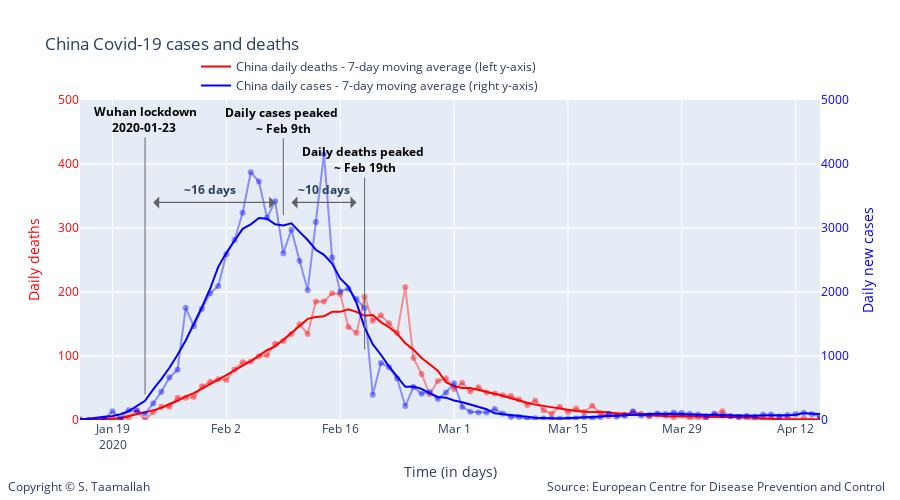

The notebook cell this image was saved under:
### Code cell
degree = 5

smooth_china_deaths = smoothTriangle(df_china['deaths'],degree)
smooth_china_cases = smoothTriangle(df_china['cases'],degree)

smooth_china_deaths_9day = smooth_9day(df_china['deaths'])
smooth_china_cases_9day = smooth_9day(df_china['cases'])



# Add traces
trace1 = go.Scatter(
        x=df_china.index, 
        y=df_china['deaths'],
        mode='lines + markers',
        name='China daily deaths (left y-axis)',
        line_color='rgba(256, 0, 0, .4)',
        showlegend=False,
)

trace11 = go.Scatter(
        x=df_china.index, 
        y=smooth_china_deaths_9day,
        mode='lines',
        name='China daily deaths - 7-day moving average (left y-axis)',
        line_color='rgba(256, 0, 0, 1)',
)


trace2 = go.Scatter(
        x=df_china.index, 
        y=df_china['cases'],
        mode='lines + markers',
        name='China daily cases (right y-axis)',
        line_color='rgba(0, 0, 256, .4)',
        showlegend=False,
        yaxis='y2'
)

trace22 = go.Scatter(
        x=df_china.index, 
        y=smooth_china_cases_9day,
        mode='lines',
        name='China daily cases - 7-day moving average (right y-axis)',
        line_color='rgba(0, 0, 256, 1)',
        yaxis='y2'
)

data = [trace1, trace11, trace2, trace22]

layout = go.Layout(
    title='China Covid-19 cases and deaths',
    legend=dict(x=.4, y=1.15, orientation="h"), 
    width=900,
    height=500,
    
    # Top left
    xaxis=dict(
        title='Time (in days)',
        range=['2020-01-15', '2020-04-15'],
    ),
    yaxis=dict(
        title='Daily deaths',
        #type='log',
        range=[0,500],
        color="red",
        anchor='x'
    ),
    yaxis2=dict(
        title = 'Daily new cases',
        color='rgba(0, 0, 256, 1)',
        #type='log',
        range=[0,5000],
        overlaying='y',
        side='right'
    ),
    
       annotations=[
        dict(
            x=1.09,
            y=-0.24,
            showarrow=False,
            text='Source: European Centre for Disease Prevention and Control',
            xref='paper',
            yref='paper'
        ),
        
        dict(
            x=-0.1,
            y=-0.24,
            showarrow=False,
            text='Copyright © S. Taamallah ',
            xref='paper',
            yref='paper'
        )
    ],
    
)



fig = go.Figure(data=data, layout=layout)

fig.add_annotation(
            x='2020-01-23',
            y=40,
            xref="x",
            yref="y",
            text="<b> Wuhan lockdown <br> 2020-01-23  </b>",
            showarrow=True,
            font=dict(
            #family="Courier New, monospace",
            size=12,
            color="black",
            ),
        align="center",
        arrowhead=0,
        arrowsize=1,
        arrowwidth=1,
        arrowcolor="#636363",
        ax=0,
        ay=-275,
)




fig.add_annotation(
            x='2020-02-09',
            y=320,
            text="<b>Daily cases peaked <br> ~ Feb 9th </b>",
            showarrow=True,
            font=dict(
            #family="Courier New, monospace",
            size=12,
            color="black",
            ),
        align="center",
        arrowhead=0,
        arrowsize=1,
        arrowwidth=1,
        arrowcolor="#636363",
        ax=0,
        ay=-95,
)


fig.add_annotation(
            x='2020-02-19',
            y=110,
            text="<b>Daily deaths peaked <br> ~ Feb 19th </b>",
            showarrow=True,
            font=dict(
            #family="Courier New, monospace",
            size=12,
            color="black",
            ),
        align="center",
        arrowhead=0,
        arrowsize=1,
        arrowwidth=1,
        arrowcolor="#636363",
        ax=0,
        ay=-190,
)

fig.add_annotation(
            x='2020-02-10',
            y=340,
            text="",
            showarrow=True,
            font=dict(
            #family="Courier New, monospace",
            size=12,
            color="black",
            ),
        align="center",
        arrowhead=1,
        arrowsize=2,
        arrowwidth=1,
        arrowcolor="#636363",
        ax=65,
        ay=0,
)

fig.add_annotation(
            x='2020-02-18',
            y=340,
            text="",
            showarrow=True,
            font=dict(
            #family="Courier New, monospace",
            size=12,
            color="black",
            ),
        align="center",
        arrowhead=1,
        arrowsize=2,
        arrowwidth=1,
        arrowcolor="#636363",
        ax=-65,
        ay=0,
)

fig.add_annotation(
            x='2020-02-14',
            y=360,
            text="<b> ~10 days </b>",
            showarrow=False,
)

fig.add_annotation(
            x='2020-01-24',
            y=340,
            text="",
            showarrow=True,
            font=dict(
            #family="Courier New, monospace",
            size=12,
            color="black",
            ),
        align="center",
        arrowhead=1,
        arrowsize=2,
        arrowwidth=1,
        arrowcolor="#636363",
        ax=120,
        ay=0,
)

fig.add_annotation(
            x='2020-02-08',
            y=340,
            text="",
            showarrow=True,
            font=dict(
            #family="Courier New, monospace",
            size=12,
            color="black",
            ),
        align="center",
        arrowhead=1,
        arrowsize=2,
        arrowwidth=1,
        arrowcolor="#636363",
        ax=-120,
        ay=0,
)


fig.add_annotation(
            x='2020-01-31',
            y=360,
            text="<b> ~16 days </b>",
            showarrow=False,
)

fig.show()

from plotly.offline import plot
plot(fig, filename="STaamallah_covid19_analysis_chart_2_20200426.html", auto_open = False)

### Figure 1 — Plotly figure (JSON) as saved in the notebook; plotly's stock layout.template omitted (floating-point values rounded to 4 significant figures)
{"data": [{"line": {"color": "rgba(256, 0, 0, .4)"}, "mode": "lines+markers", "name": "China daily deaths (left y-axis)", "showlegend": false, "type": "scatter", "x": ["2020-04-26T00:00:00", "2020-04-25T00:00:00", "2020-04-24T00:00:00", "2020-04-23T00:00:00", "2020-04-22T00:00:00", "2020-04-21T00:00:00", "2020-04-20T00:00:00", "2020-04-19T00:00:00", "2020-04-18T00:00:00", "2020-04-17T00:00:00", "2020-04-16T00:00:00", "2020-04-15T00:00:00", "2020-04-14T00:00:00", "2020-04-13T00:00:00", "2020-04-12T00:00:00", "2020-04-11T00:00:00", "2020-04-10T00:00:00", "2020-04-09T00:00:00", "2020-04-08T00:00:00", "2020-04-07T00:00:00", "2020-04-06T00:00:00", "2020-04-05T00:00:00", "2020-04-04T00:00:00", "2020-04-03T00:00:00", "2020-04-02T00:00:00", "2020-04-01T00:00:00", "2020-03-31T00:00:00", "2020-03-30T00:00:00", "2020-03-29T00:00:00", "2020-03-28T00:00:00", "2020-03-27T00:00:00", "2020-03-26T00:00:00", "2020-03-25T00:00:00", "2020-03-24T00:00:00", "2020-03-23T00:00:00", "2020-03-22T00:00:00", "2020-03-21T00:00:00", "2020-03-20T00:00:00", "2020-03-19T00:00:00", "2020-03-18T00:00:00", "2020-03-17T00:00:00", "2020-03-16T00:00:00", "2020-03-15T00:00:00", "2020-03-14T00:00:00", "2020-03-13T00:00:00", "2020-03-12T00:00:00", "2020-03-11T00:00:00", "2020-03-10T00:00:00", "2020-03-09T00:00:00", "2020-03-08T00:00:00", "2020-03-07T00:00:00", "2020-03-06T00:00:00", "2020-03-05T00:00:00", "2020-03-04T00:00:00", "2020-03-03T00:00:00", "2020-03-02T00:00:00", "2020-03-01T00:00:00", "2020-02-29T00:00:00", "2020-02-28T00:00:00", "2020-02-27T00:00:00", "2020-02-26T00:00:00", "2020-02-25T00:00:00", "2020-02-24T00:00:00", "2020-02-23T00:00:00", "2020-02-22T00:00:00", "2020-02-21T00:00:00", "2020-02-20T00:00:00", "2020-02-19T00:00:00", "2020-02-18T00:00:00", "2020-02-17T00:00:00", "2020-02-16T00:00:00", "2020-02-15T00:00:00", "2020-02-14T00:00:00", "2020-02-13T00:00:00", "2020-02-12T00:00:00", "2020-02-11T00:00:00", "2020-02-10T00:00:00", "2020-02-09T00:00:00", "2020-02-08T00:00:00", "2020-02-07T00:00:00", "2020-02-06T00:00:00", "2020-02-05T00:00:00", "2020-02-04T00:00:00", "2020-02-03T00:00:00", "2020-02-02T00:00:00", "2020-02-01T00:00:00", "2020-01-31T00:00:00", "2020-01-30T00:00:00", "2020-01-29T00:00:00", "2020-01-28T00:00:00", "2020-01-27T00:00:00", "2020-01-26T00:00:00", "2020-01-25T00:00:00", "2020-01-24T00:00:00", "2020-01-23T00:00:00", "2020-01-22T00:00:00", "2020-01-21T00:00:00", "2020-01-20T00:00:00", "2020-01-19T00:00:00", "2020-01-18T00:00:00", "2020-01-17T00:00:00", "2020-01-16T00:00:00", "2020-01-15T00:00:00", "2020-01-14T00:00:00", "2020-01-13T00:00:00", "2020-01-12T00:00:00", "2020-01-11T00:00:00", "2020-01-10T00:00:00", "2020-01-09T00:00:00", "2020-01-08T00:00:00", "2020-01-07T00:00:00", "2020-01-06T00:00:00", "2020-01-05T00:00:00", "2020-01-04T00:00:00", "2020-01-03T00:00:00", "2020-01-02T00:00:00", "2020-01-01T00:00:00", "2019-12-31T00:00:00"], "y": [0, 0, 0, 0, 0, 0, 0, 0, 0, 0, 0, 1.386, 0, 2.771, 0, 4.157, 1.386, 2.771, 2.771, 0, 2.771, 4.157, 5.542, 13.86, 8.313, 1.386, 4.157, 2.771, 6.928, 4.157, 6.928, 8.313, 5.542, 9.699, 12.47, 8.313, 8.313, 5.542, 11.08, 22.17, 12.47, 18.01, 12.47, 20.78, 9.699, 15.24, 30.48, 23.55, 31.87, 37.41, 38.79, 41.57, 42.95, 51.26, 44.34, 58.19, 48.49, 65.12, 60.96, 40.18, 72.05, 96.99, 207.8, 135.8, 151.0, 163.5, 155.2, 192.6, 135.8, 145.5, 196.7, 198.1, 185.0, 185.0, 134.4, 149.6, 134.4, 123.3, 119.2, 101.1, 99.76, 91.45, 90.06, 78.98, 62.35, 63.73, 59.58, 52.65, 36.02, 34.64, 34.64, 20.78, 20.78, 12.47, 0, 15.24, 4.157, 0, 1.386, 0, 0, 0, 1.386, 0, 0, 0, 1.386, 0, 0, 0, 0, 0, 0, 0, 0, 0, 0, 0]}, {"line": {"color": "rgba(256, 0, 0, 1)"}, "mode": "lines", "name": "China daily deaths - 7-day moving average (left y-axis)", "type": "scatter", "x": ["2020-04-26T00:00:00", "2020-04-25T00:00:00", "2020-04-24T00:00:00", "2020-04-23T00:00:00", "2020-04-22T00:00:00", "2020-04-21T00:00:00", "2020-04-20T00:00:00", "2020-04-19T00:00:00", "2020-04-18T00:00:00", "2020-04-17T00:00:00", "2020-04-16T00:00:00", "2020-04-15T00:00:00", "2020-04-14T00:00:00", "2020-04-13T00:00:00", "2020-04-12T00:00:00", "2020-04-11T00:00:00", "2020-04-10T00:00:00", "2020-04-09T00:00:00", "2020-04-08T00:00:00", "2020-04-07T00:00:00", "2020-04-06T00:00:00", "2020-04-05T00:00:00", "2020-04-04T00:00:00", "2020-04-03T00:00:00", "2020-04-02T00:00:00", "2020-04-01T00:00:00", "2020-03-31T00:00:00", "2020-03-30T00:00:00", "2020-03-29T00:00:00", "2020-03-28T00:00:00", "2020-03-27T00:00:00", "2020-03-26T00:00:00", "2020-03-25T00:00:00", "2020-03-24T00:00:00", "2020-03-23T00:00:00", "2020-03-22T00:00:00", "2020-03-21T00:00:00", "2020-03-20T00:00:00", "2020-03-19T00:00:00", "2020-03-18T00:00:00", "2020-03-17T00:00:00", "2020-03-16T00:00:00", "2020-03-15T00:00:00", "2020-03-14T00:00:00", "2020-03-13T00:00:00", "2020-03-12T00:00:00", "2020-03-11T00:00:00", "2020-03-10T00:00:00", "2020-03-09T00:00:00", "2020-03-08T00:00:00", "2020-03-07T00:00:00", "2020-03-06T00:00:00", "2020-03-05T00:00:00", "2020-03-04T00:00:00", "2020-03-03T00:00:00", "2020-03-02T00:00:00", "2020-03-01T00:00:00", "2020-02-29T00:00:00", "2020-02-28T00:00:00", "2020-02-27T00:00:00", "2020-02-26T00:00:00", "2020-02-25T00:00:00", "2020-02-24T00:00:00", "2020-02-23T00:00:00", "2020-02-22T00:00:00", "2020-02-21T00:00:00", "2020-02-20T00:00:00", "2020-02-19T00:00:00", "2020-02-18T00:00:00", "2020-02-17T00:00:00", "2020-02-16T00:00:00", "2020-02-15T00:00:00", "2020-02-14T00:00:00", "2020-02-13T00:00:00", "2020-02-12T00:00:00", "2020-02-11T00:00:00", "2020-02-10T00:00:00", "2020-02-09T00:00:00", "2020-02-08T00:00:00", "2020-02-07T00:00:00", "2020-02-06T00:00:00", "2020-02-05T00:00:00", "2020-02-04T00:00:00", "2020-02-03T00:00:00", "2020-02-02T00:00:00", "2020-02-01T00:00:00", "2020-01-31T00:00:00", "2020-01-30T00:00:00", "2020-01-29T00:00:00", "2020-01-28T00:00:00", "2020-01-27T00:00:00", "2020-01-26T00:00:00", "2020-01-25T00:00:00", "2020-01-24T00:00:00", "2020-01-23T00:00:00", "2020-01-22T00:00:00", "2020-01-21T00:00:00", "2020-01-20T00:00:00", "2020-01-19T00:00:00", "2020-01-18T00:00:00", "2020-01-17T00:00:00", "2020-01-16T00:00:00", "2020-01-15T00:00:00", "2020-01-14T00:00:00", "2020-01-13T00:00:00", "2020-01-12T00:00:00", "2020-01-11T00:00:00", "2020-01-10T00:00:00", "2020-01-09T00:00:00", "2020-01-08T00:00:00", "2020-01-07T00:00:00", "2020-01-06T00:00:00", "2020-01-05T00:00:00", "2020-01-04T00:00:00", "2020-01-03T00:00:00", "2020-01-02T00:00:00", "2020-01-01T00:00:00", "2019-12-31T00:00:00"], "y": [0, 0, 0, 0, 0, 0, 0, 0, 0, 0, 0, 0, 1, 1, 1, 1, 1, 2, 2, 4, 4, 4, 4, 4, 5, 5, 6, 6, 5, 5, 6, 7, 7, 7, 8, 10, 10, 12, 12, 13, 13, 14, 16, 18, 19, 22, 24, 27, 30, 34, 38, 41, 43, 47, 50, 50, 53, 59, 77, 87, 97, 110, 120, 135, 145, 153, 164, 163, 169, 173, 169, 169, 162, 161, 158, 147, 136, 126, 115, 109, 100, 92, 85, 77, 70, 63, 56, 49, 42, 37, 30, 25, 19, 15, 12, 8, 6, 3, 2, 2, 0, 0, 0, 0, 0, 0, 0, 0, 0, 0, 0, 0, 0, 0, 0, 0, 0, 0]}, {"line": {"color": "rgba(0, 0, 256, .4)"}, "mode": "lines+markers", "name": "China daily cases (right y-axis)", "showlegend": false, "type": "scatter", "x": ["2020-04-26T00:00:00", "2020-04-25T00:00:00", "2020-04-24T00:00:00", "2020-04-23T00:00:00", "2020-04-22T00:00:00", "2020-04-21T00:00:00", "2020-04-20T00:00:00", "2020-04-19T00:00:00", "2020-04-18T00:00:00", "2020-04-17T00:00:00", "2020-04-16T00:00:00", "2020-04-15T00:00:00", "2020-04-14T00:00:00", "2020-04-13T00:00:00", "2020-04-12T00:00:00", "2020-04-11T00:00:00", "2020-04-10T00:00:00", "2020-04-09T00:00:00", "2020-04-08T00:00:00", "2020-04-07T00:00:00", "2020-04-06T00:00:00", "2020-04-05T00:00:00", "2020-04-04T00:00:00", "2020-04-03T00:00:00", "2020-04-02T00:00:00", "2020-04-01T00:00:00", "2020-03-31T00:00:00", "2020-03-30T00:00:00", "2020-03-29T00:00:00", "2020-03-28T00:00:00", "2020-03-27T00:00:00", "2020-03-26T00:00:00", "2020-03-25T00:00:00", "2020-03-24T00:00:00", "2020-03-23T00:00:00", "2020-03-22T00:00:00", "2020-03-21T00:00:00", "2020-03-20T00:00:00", "2020-03-19T00:00:00", "2020-03-18T00:00:00", "2020-03-17T00:00:00", "2020-03-16T00:00:00", "2020-03-15T00:00:00", "2020-03-14T00:00:00", "2020-03-13T00:00:00", "2020-03-12T00:00:00", "2020-03-11T00:00:00", "2020-03-10T00:00:00", "2020-03-09T00:00:00", "2020-03-08T00:00:00", "2020-03-07T00:00:00", "2020-03-06T00:00:00", "2020-03-05T00:00:00", "2020-03-04T00:00:00", "2020-03-03T00:00:00", "2020-03-02T00:00:00", "2020-03-01T00:00:00", "2020-02-29T00:00:00", "2020-02-28T00:00:00", "2020-02-27T00:00:00", "2020-02-26T00:00:00", "2020-02-25T00:00:00", "2020-02-24T00:00:00", "2020-02-23T00:00:00", "2020-02-22T00:00:00", "2020-02-21T00:00:00", "2020-02-20T00:00:00", "2020-02-19T00:00:00", "2020-02-18T00:00:00", "2020-02-17T00:00:00", "2020-02-16T00:00:00", "2020-02-15T00:00:00", "2020-02-14T00:00:00", "2020-02-13T00:00:00", "2020-02-12T00:00:00", "2020-02-11T00:00:00", "2020-02-10T00:00:00", "2020-02-09T00:00:00", "2020-02-08T00:00:00", "2020-02-07T00:00:00", "2020-02-06T00:00:00", "2020-02-05T00:00:00", "2020-02-04T00:00:00", "2020-02-03T00:00:00", "2020-02-02T00:00:00", "2020-02-01T00:00:00", "2020-01-31T00:00:00", "2020-01-30T00:00:00", "2020-01-29T00:00:00", "2020-01-28T00:00:00", "2020-01-27T00:00:00", "2020-01-26T00:00:00", "2020-01-25T00:00:00", "2020-01-24T00:00:00", "2020-01-23T00:00:00", "2020-01-22T00:00:00", "2020-01-21T00:00:00", "2020-01-20T00:00:00", "2020-01-19T00:00:00", "2020-01-18T00:00:00", "2020-01-17T00:00:00", "2020-01-16T00:00:00", "2020-01-15T00:00:00", "2020-01-14T00:00:00", "2020-01-13T00:00:00", "2020-01-12T00:00:00", "2020-01-11T00:00:00", "2020-01-10T00:00:00", "2020-01-09T00:00:00", "2020-01-08T00:00:00", "2020-01-07T00:00:00", "2020-01-06T00:00:00", "2020-01-05T00:00:00", "2020-01-04T00:00:00", "2020-01-03T00:00:00", "2020-01-02T00:00:00", "2020-01-01T00:00:00", "2019-12-31T00:00:00"], "y": [10, 15, 8, 12, 15, 32, 14, 18, 31, 352, 50, 49, 94, 112, 93, 79, 55, 86, 86, 56, 67, 48, 62, 70, 100, 54, 84, 98, 113, 119, 94, 102, 78, 69, 138, 65, 52, 99, 44, 23, 43, 25, 22, 19, 22, 24, 29, 20, 45, 46, 101, 170, 117, 119, 127, 205, 574, 428, 329, 439, 410, 515, 218, 647, 826, 891, 394, 1750, 1890, 2052, 2007, 2538, 4156, 3092, 2028, 2490, 2974, 2607, 3418, 3160, 3727, 3872, 3237, 2812, 2590, 2095, 1980, 1740, 1466, 1753, 787, 665, 441, 259, 97, 140, 151, 19, 136, 17, 4, 0, 0, 0, 0, 0, 0, 0, 0, 0, 0, 0, 15, 0, 17, 0, 0, 27], "yaxis": "y2"}, {"line": {"color": "rgba(0, 0, 256, 1)"}, "mode": "lines", "name": "China daily cases - 7-day moving average (right y-axis)", "type": "scatter", "x": ["2020-04-26T00:00:00", "2020-04-25T00:00:00", "2020-04-24T00:00:00", "2020-04-23T00:00:00", "2020-04-22T00:00:00", "2020-04-21T00:00:00", "2020-04-20T00:00:00", "2020-04-19T00:00:00", "2020-04-18T00:00:00", "2020-04-17T00:00:00", "2020-04-16T00:00:00", "2020-04-15T00:00:00", "2020-04-14T00:00:00", "2020-04-13T00:00:00", "2020-04-12T00:00:00", "2020-04-11T00:00:00", "2020-04-10T00:00:00", "2020-04-09T00:00:00", "2020-04-08T00:00:00", "2020-04-07T00:00:00", "2020-04-06T00:00:00", "2020-04-05T00:00:00", "2020-04-04T00:00:00", "2020-04-03T00:00:00", "2020-04-02T00:00:00", "2020-04-01T00:00:00", "2020-03-31T00:00:00", "2020-03-30T00:00:00", "2020-03-29T00:00:00", "2020-03-28T00:00:00", "2020-03-27T00:00:00", "2020-03-26T00:00:00", "2020-03-25T00:00:00", "2020-03-24T00:00:00", "2020-03-23T00:00:00", "2020-03-22T00:00:00", "2020-03-21T00:00:00", "2020-03-20T00:00:00", "2020-03-19T00:00:00", "2020-03-18T00:00:00", "2020-03-17T00:00:00", "2020-03-16T00:00:00", "2020-03-15T00:00:00", "2020-03-14T00:00:00", "2020-03-13T00:00:00", "2020-03-12T00:00:00", "2020-03-11T00:00:00", "2020-03-10T00:00:00", "2020-03-09T00:00:00", "2020-03-08T00:00:00", "2020-03-07T00:00:00", "2020-03-06T00:00:00", "2020-03-05T00:00:00", "2020-03-04T00:00:00", "2020-03-03T00:00:00", "2020-03-02T00:00:00", "2020-03-01T00:00:00", "2020-02-29T00:00:00", "2020-02-28T00:00:00", "2020-02-27T00:00:00", "2020-02-26T00:00:00", "2020-02-25T00:00:00", "2020-02-24T00:00:00", "2020-02-23T00:00:00", "2020-02-22T00:00:00", "2020-02-21T00:00:00", "2020-02-20T00:00:00", "2020-02-19T00:00:00", "2020-02-18T00:00:00", "2020-02-17T00:00:00", "2020-02-16T00:00:00", "2020-02-15T00:00:00", "2020-02-14T00:00:00", "2020-02-13T00:00:00", "2020-02-12T00:00:00", "2020-02-11T00:00:00", "2020-02-10T00:00:00", "2020-02-09T00:00:00", "2020-02-08T00:00:00", "2020-02-07T00:00:00", "2020-02-06T00:00:00", "2020-02-05T00:00:00", "2020-02-04T00:00:00", "2020-02-03T00:00:00", "2020-02-02T00:00:00", "2020-02-01T00:00:00", "2020-01-31T00:00:00", "2020-01-30T00:00:00", "2020-01-29T00:00:00", "2020-01-28T00:00:00", "2020-01-27T00:00:00", "2020-01-26T00:00:00", "2020-01-25T00:00:00", "2020-01-24T00:00:00", "2020-01-23T00:00:00", "2020-01-22T00:00:00", "2020-01-21T00:00:00", "2020-01-20T00:00:00", "2020-01-19T00:00:00", "2020-01-18T00:00:00", "2020-01-17T00:00:00", "2020-01-16T00:00:00", "2020-01-15T00:00:00", "2020-01-14T00:00:00", "2020-01-13T00:00:00", "2020-01-12T00:00:00", "2020-01-11T00:00:00", "2020-01-10T00:00:00", "2020-01-09T00:00:00", "2020-01-08T00:00:00", "2020-01-07T00:00:00", "2020-01-06T00:00:00", "2020-01-05T00:00:00", "2020-01-04T00:00:00", "2020-01-03T00:00:00", "2020-01-02T00:00:00", "2020-01-01T00:00:00", "2019-12-31T00:00:00"], "y": [11, 11.25, 12, 15.33, 17, 55, 59, 63, 72, 83, 90, 97, 101, 107, 78, 78, 80, 75, 70, 67, 70, 69, 69, 71, 77, 83, 88, 92, 93, 90, 99, 97, 92, 90, 82, 74, 67, 62, 56, 43, 38, 35, 27, 25, 27, 28, 36, 52, 63, 74, 86, 105, 167, 209, 241, 278, 305, 349, 360, 418, 487, 522, 518, 676, 837, 1020, 1186, 1443, 1833, 2085, 2211, 2444, 2580, 2660, 2812, 2940, 3072, 3040, 3057, 3144, 3155, 3057, 2987, 2801, 2613, 2393, 2051, 1765, 1501, 1242, 1020, 816, 639, 479, 299, 213, 140, 91, 62, 51, 36, 19, 17, 2, 0, 0, 0, 0, 1, 1, 3, 3, 3, 0, 7, 5.4, 11, 9], "yaxis": "y2"}], "layout": {"annotations": [{"showarrow": false, "text": "Source: European Centre for Disease Prevention and Control", "x": 1.09, "xref": "paper", "y": -0.24, "yref": "paper"}, {"showarrow": false, "text": "Copyright © S. Taamallah ", "x": -0.1, "xref": "paper", "y": -0.24, "yref": "paper"}, {"align": "center", "arrowcolor": "#636363", "arrowhead": 0, "arrowsize": 1, "arrowwidth": 1, "ax": 0, "ay": -275, "font": {"color": "black", "size": 12}, "showarrow": true, "text": "<b> Wuhan lockdown <br> 2020-01-23  </b>", "x": "2020-01-23", "xref": "x", "y": 40, "yref": "y"}, {"align": "center", "arrowcolor": "#636363", "arrowhead": 0, "arrowsize": 1, "arrowwidth": 1, "ax": 0, "ay": -95, "font": {"color": "black", "size": 12}, "showarrow": true, "text": "<b>Daily cases peaked <br> ~ Feb 9th </b>", "x": "2020-02-09", "y": 320}, {"align": "center", "arrowcolor": "#636363", "arrowhead": 0, "arrowsize": 1, "arrowwidth": 1, "ax": 0, "ay": -190, "font": {"color": "black", "size": 12}, "showarrow": true, "text": "<b>Daily deaths peaked <br> ~ Feb 19th </b>", "x": "2020-02-19", "y": 110}, {"align": "center", "arrowcolor": "#636363", "arrowhead": 1, "arrowsize": 2, "arrowwidth": 1, "ax": 65, "ay": 0, "font": {"color": "black", "size": 12}, "showarrow": true, "text": "", "x": "2020-02-10", "y": 340}, {"align": "center", "arrowcolor": "#636363", "arrowhead": 1, "arrowsize": 2, "arrowwidth": 1, "ax": -65, "ay": 0, "font": {"color": "black", "size": 12}, "showarrow": true, "text": "", "x": "2020-02-18", "y": 340}, {"showarrow": false, "text": "<b> ~10 days </b>", "x": "2020-02-14", "y": 360}, {"align": "center", "arrowcolor": "#636363", "arrowhead": 1, "arrowsize": 2, "arrowwidth": 1, "ax": 120, "ay": 0, "font": {"color": "black", "size": 12}, "showarrow": true, "text": "", "x": "2020-01-24", "y": 340}, {"align": "center", "arrowcolor": "#636363", "arrowhead": 1, "arrowsize": 2, "arrowwidth": 1, "ax": -120, "ay": 0, "font": {"color": "black", "size": 12}, "showarrow": true, "text": "", "x": "2020-02-08", "y": 340}, {"showarrow": false, "text": "<b> ~16 days </b>", "x": "2020-01-31", "y": 360}], "height": 500, "legend": {"orientation": "h", "x": 0.4, "y": 1.15}, "title": {"text": "China Covid-19 cases and deaths"}, "width": 900, "xaxis": {"range": ["2020-01-15", "2020-04-15"], "title": {"text": "Time (in days)"}, "type": "date"}, "yaxis": {"anchor": "x", "color": "red", "range": [0, 500], "title": {"text": "Daily deaths"}, "type": "linear"}, "yaxis2": {"color": "rgba(0, 0, 256, 1)", "overlaying": "y", "range": [0, 5000], "side": "right", "title": {"text": "Daily new cases"}, "type": "linear"}}}
